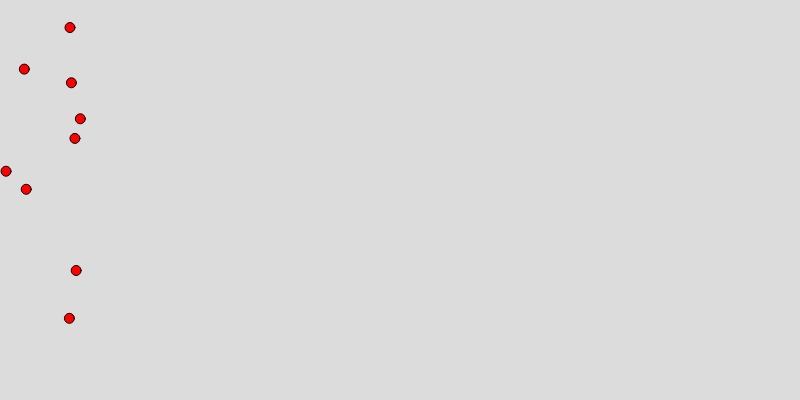
Frame 1 (no input)
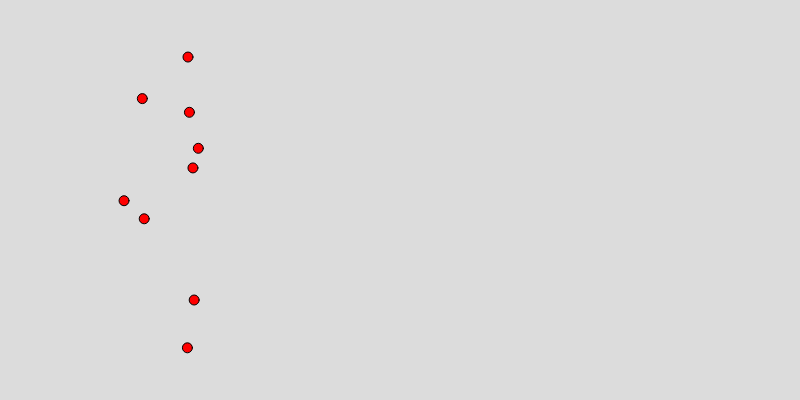
Frame 60 (no input)
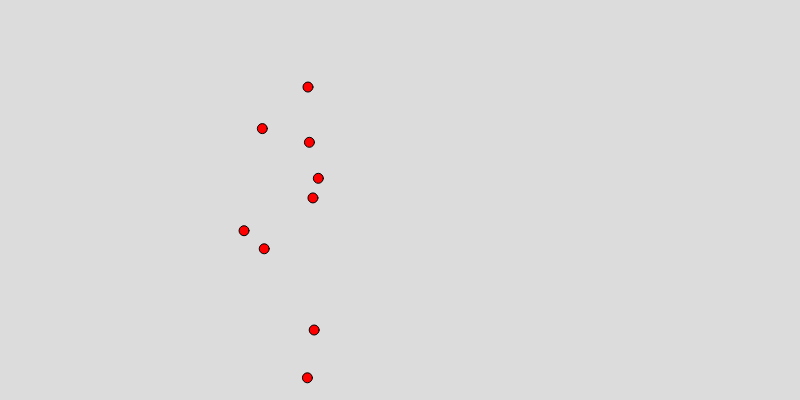
Frame 120 (the mouse pressed at the canvas centre since frame 60)

The p5.js sketch that drew these frames (run headless with seeded random() and noise() and a simulated clock; from frame 60 on, the mouse is pressed at the canvas centre):

// p5.js sketch
// ── sketch.js

//create an empty array called balls
let balls = [];

function setup() {
  createCanvas(800, 400);
  for(let i=0;i<9;i++){
      let  b = new Ball(random(0,100), random(0,height));
      balls.push(b);
      console.log(balls);

  }


}

function draw(){
	background(220);

//	draw all the balls in that array
	for (let i = 0; i < balls.length; i++) {
	    balls[i].drawBall();
        balls[i].moveBall();
	  }
}

function keyPressed(){ //every time you push a key, make a new ball from the ball class and add it to the balls array

}

//ball class from which to create new balls with similar properties.
class Ball {

	constructor(x,y){ //every ball needs an x value and a y value
		    this.x = x;
    		this.y = y;
	}

	drawBall(){  // draw a ball on the screen at x,y
    		stroke(0);
    		fill("red");
		    ellipse(this.x,this.y,10,10);
	}

	moveBall(){ //update the location of the ball, so it moves across the screen
		this.x = this.x+2;
		this.y = this.y+.5;
	}


}
